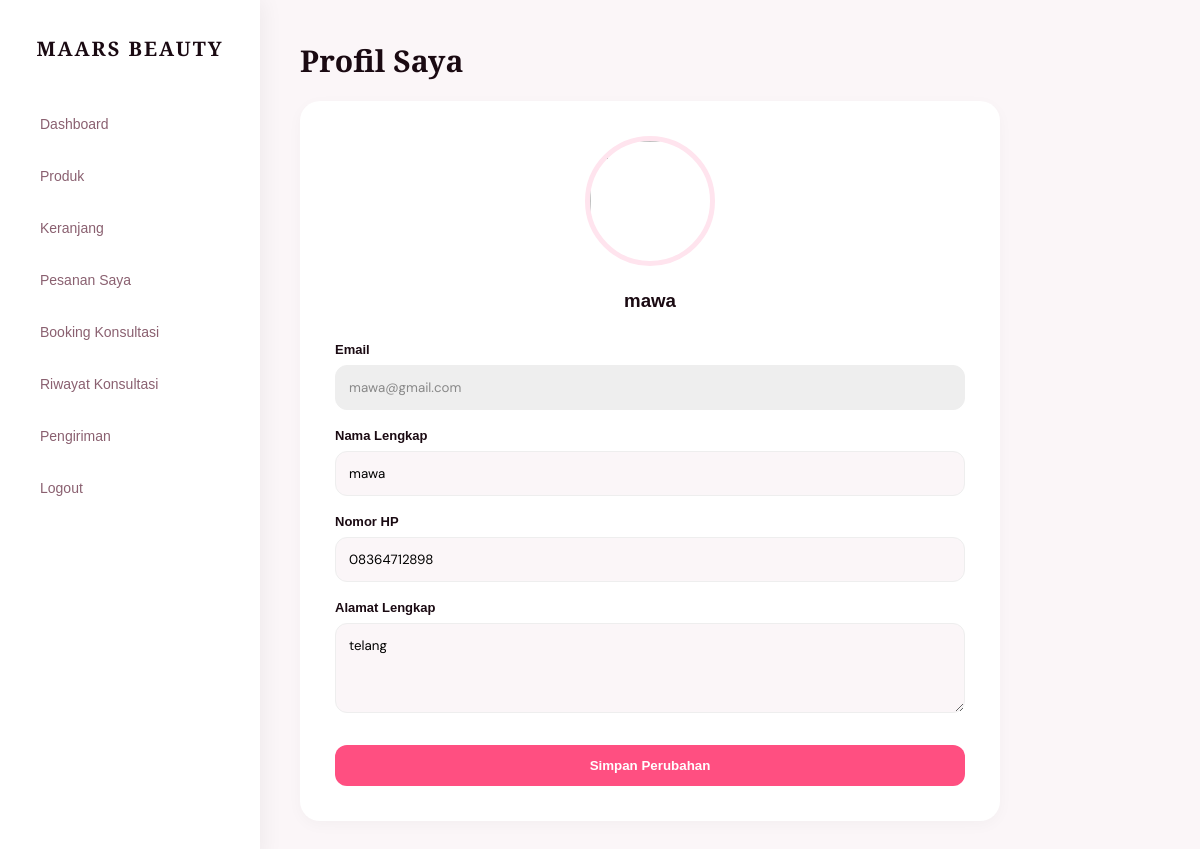
/pelanggan/profil.php (signed in), run on the app's committed database.
### tables this page shows
CREATE TABLE `pelanggan` (
  `id_pelanggan` int NOT NULL,
  `nama` varchar(100) DEFAULT NULL,
  `email` varchar(100) DEFAULT NULL,
  `no_hp` varchar(15) DEFAULT NULL,
  `alamat` text,
  `tanggal_daftar` date DEFAULT NULL,
  `foto` varchar(255) DEFAULT NULL
);

### pelanggan/profil.php (the view, shortened to what this page needs)
<?php
include '../includes/conn.php';
$id_pelanggan = $_SESSION['id_pelanggan'];
$q_profil = mysqli_query($conn, "
    SELECT * FROM pelanggan
    WHERE id_pelanggan='$id_pelanggan'
");
$data = mysqli_fetch_assoc($q_profil);
?>
<!DOCTYPE html>
<html lang="id">
<head>
<link rel="stylesheet" href="../assets/css/global.css">
<link rel="stylesheet" href="../assets/css/sidebar.css">
</head>
<body>
<?php include '../includes/sidebar_user.php'; ?>
<div class="main">
    <div class="header-text">
        <h1>Profil Saya</h1>
    </div>
    <div class="card-box">
        <div class="profile-photo">
            <?php
            if(!empty($data['foto'])){
            ?>
                <img src="../assets/gambar/profil/<?= $data['foto']; ?>">
            <?php
            } else {
            ?>
                <img src="../assets/gambar/mawa.webp">
            <?php } ?>
            <h3><?= $data['nama']; ?></h3>
        </div>
        <form action="" method="POST" enctype="multipart/form-data">
            <div class="form-group">
                <label>Email</label>
                <input
                    type="text"
                    class="form-control"
                    value="<?= $data['email']; ?>"
                    readonly
                    style="background:#eee; color:#888;"
                >
            </div>
            <div class="form-group">
                <label>Nama Lengkap</label>
                <input
                    type="text"
                    name="nama"
                    class="form-control"
                    value="<?= $data['nama']; ?>"
                    required
                >
            </div>
            <div class="form-group">
                <label>Nomor HP</label>
                <input
                    type="text"
                    name="no_hp"
                    class="form-control"
                    value="<?= $data['no_hp']; ?>"
                    required
                >
            </div>
            <div class="form-group">
                <label>Alamat Lengkap</label>
                <textarea
                    name="alamat"
                    class="form-control"
                    required
                ><?= $data['alamat']; ?></textarea>
            </div>
            <button
                type="submit"
                name="update"
                class="btn-submit"
            >
                Simpan Perubahan
            </button>
        </form>
    </div>
</div>
</body>
</html>

### assets/css/global.css (style rules this page uses)
* { margin: 0; padding: 0; box-sizing: border-box; font-family: 'Poppins', sans-serif; }
body { background: #ffe5ec; display: flex; }
.main { flex: 1; padding: 25px; overflow-y: auto; height: 100vh; }

### pelanggan/profil.php (style rules this page uses)
body { font-family:'DM Sans',sans-serif; background:#fbf6f8; display:flex; }
.main { flex:1; padding:40px; height:100vh; overflow-y:auto; }
.header-text h1 { font-family:'Playfair Display',serif; font-size:30px; color:#1a0a12; margin-bottom:6px; }
.card-box { background:white; border-radius:20px; padding:35px; box-shadow:0 4px 15px rgba(0,0,0,0.03); max-width:700px; margin-top:20px; }
.profile-photo { text-align:center; margin-bottom:30px; }
.profile-photo img { width:130px; height:130px; border-radius:50%; object-fit:cover; border:5px solid #ffe4ee; }
.profile-photo h3 { margin-top:15px; color:#1a0a12; }
.form-group { margin-bottom:18px; }
.form-group label { display:block; margin-bottom:8px; color:#1a0a12; font-weight:600; font-size:13px; }
.form-control { width:100%; padding:13px; border:1px solid #eee; border-radius:12px; font-family:'DM Sans',sans-serif; background:#fbf6f8; outline:none; }
textarea.form-control { resize:vertical; height:90px; }
.btn-submit { background:#ff4f81; color:white; border:none; padding:13px 25px; border-radius:12px; cursor:pointer; font-weight:600; margin-top:10px; width:100%; }

### data on the page
pelanggan: nama "mawa", email "mawa@gmail.com", no_hp "08364712898", alamat "telang"
